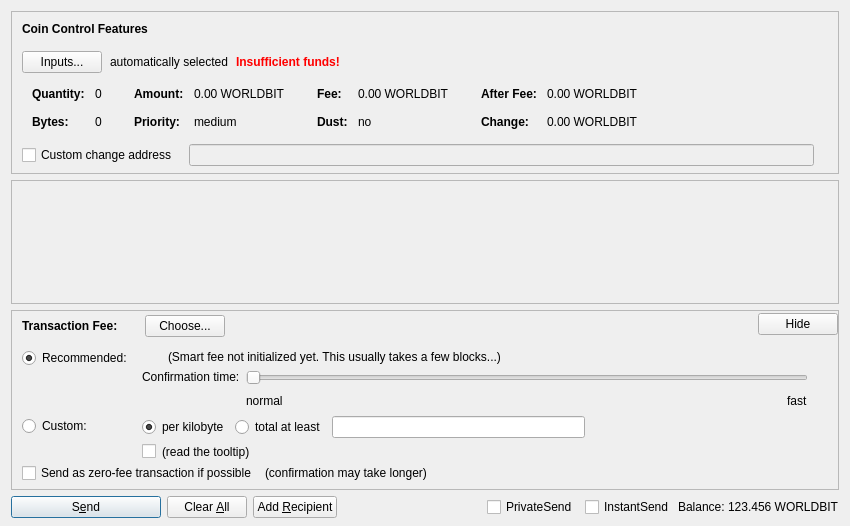
<?xml version="1.0" encoding="UTF-8"?>
<ui version="4.0">
 <class>SendCoinsDialog</class>
 <widget class="QDialog" name="SendCoinsDialog">
  <property name="geometry">
   <rect>
    <x>0</x>
    <y>0</y>
    <width>850</width>
    <height>526</height>
   </rect>
  </property>
  <property name="windowTitle">
   <string>Send Coins</string>
  </property>
  <layout class="QVBoxLayout" name="verticalLayout" stretch="0,1,0,0">
   <property name="bottomMargin">
    <number>8</number>
   </property>
   <item>
    <widget class="QFrame" name="frameCoinControl">
     <property name="sizePolicy">
      <sizepolicy hsizetype="Expanding" vsizetype="Expanding">
       <horstretch>0</horstretch>
       <verstretch>0</verstretch>
      </sizepolicy>
     </property>
     <property name="maximumSize">
      <size>
       <width>16777215</width>
       <height>16777215</height>
      </size>
     </property>
     <property name="frameShape">
      <enum>QFrame::StyledPanel</enum>
     </property>
     <property name="frameShadow">
      <enum>QFrame::Sunken</enum>
     </property>
     <layout class="QVBoxLayout" name="verticalLayoutCoinControl2">
      <property name="spacing">
       <number>0</number>
      </property>
      <property name="leftMargin">
       <number>0</number>
      </property>
      <property name="topMargin">
       <number>0</number>
      </property>
      <property name="rightMargin">
       <number>0</number>
      </property>
      <property name="bottomMargin">
       <number>6</number>
      </property>
      <item>
       <layout class="QVBoxLayout" name="verticalLayoutCoinControl" stretch="0,0,0,0,1">
        <property name="spacing">
         <number>0</number>
        </property>
        <property name="leftMargin">
         <number>10</number>
        </property>
        <property name="topMargin">
         <number>10</number>
        </property>
        <item>
         <layout class="QHBoxLayout" name="horizontalLayoutCoinControl1">
          <property name="bottomMargin">
           <number>15</number>
          </property>
          <item>
           <widget class="QLabel" name="labelCoinControlFeatures">
            <property name="sizePolicy">
             <sizepolicy hsizetype="Preferred" vsizetype="Maximum">
              <horstretch>0</horstretch>
              <verstretch>0</verstretch>
             </sizepolicy>
            </property>
            <property name="font">
             <font>
              <weight>75</weight>
              <bold>true</bold>
             </font>
            </property>
            <property name="styleSheet">
             <string notr="true">font-weight:bold;</string>
            </property>
            <property name="text">
             <string>Coin Control Features</string>
            </property>
           </widget>
          </item>
         </layout>
        </item>
        <item>
         <layout class="QHBoxLayout" name="horizontalLayoutCoinControl2" stretch="0,0,0,0">
          <property name="spacing">
           <number>8</number>
          </property>
          <property name="bottomMargin">
           <number>10</number>
          </property>
          <item>
           <widget class="QPushButton" name="pushButtonCoinControl">
            <property name="styleSheet">
             <string notr="true"/>
            </property>
            <property name="text">
             <string>Inputs...</string>
            </property>
            <property name="autoDefault">
             <bool>false</bool>
            </property>
           </widget>
          </item>
          <item>
           <widget class="QLabel" name="labelCoinControlAutomaticallySelected">
            <property name="text">
             <string>automatically selected</string>
            </property>
            <property name="margin">
             <number>5</number>
            </property>
           </widget>
          </item>
          <item>
           <widget class="QLabel" name="labelCoinControlInsuffFunds">
            <property name="font">
             <font>
              <weight>75</weight>
              <bold>true</bold>
             </font>
            </property>
            <property name="styleSheet">
             <string notr="true">color:red;font-weight:bold;</string>
            </property>
            <property name="text">
             <string>Insufficient funds!</string>
            </property>
            <property name="margin">
             <number>5</number>
            </property>
           </widget>
          </item>
          <item>
           <spacer name="horizontalSpacerCoinControl">
            <property name="orientation">
             <enum>Qt::Horizontal</enum>
            </property>
            <property name="sizeHint" stdset="0">
             <size>
              <width>40</width>
              <height>1</height>
             </size>
            </property>
           </spacer>
          </item>
         </layout>
        </item>
        <item>
         <widget class="QWidget" name="widgetCoinControl" native="true">
          <property name="sizePolicy">
           <sizepolicy hsizetype="Preferred" vsizetype="Preferred">
            <horstretch>0</horstretch>
            <verstretch>0</verstretch>
           </sizepolicy>
          </property>
          <property name="minimumSize">
           <size>
            <width>0</width>
            <height>0</height>
           </size>
          </property>
          <property name="styleSheet">
           <string notr="true"/>
          </property>
          <layout class="QHBoxLayout" name="horizontalLayoutCoinControl5">
           <property name="leftMargin">
            <number>0</number>
           </property>
           <property name="topMargin">
            <number>0</number>
           </property>
           <property name="rightMargin">
            <number>0</number>
           </property>
           <property name="bottomMargin">
            <number>0</number>
           </property>
           <item>
            <layout class="QHBoxLayout" name="horizontalLayoutCoinControl3" stretch="0,0,0,1">
             <property name="spacing">
              <number>20</number>
             </property>
             <property name="topMargin">
              <number>0</number>
             </property>
             <property name="bottomMargin">
              <number>10</number>
             </property>
             <item>
              <layout class="QFormLayout" name="formLayoutCoinControl1">
               <property name="horizontalSpacing">
                <number>10</number>
               </property>
               <property name="verticalSpacing">
                <number>14</number>
               </property>
               <property name="leftMargin">
                <number>10</number>
               </property>
               <property name="topMargin">
                <number>4</number>
               </property>
               <property name="rightMargin">
                <number>6</number>
               </property>
               <item row="0" column="0">
                <widget class="QLabel" name="labelCoinControlQuantityText">
                 <property name="font">
                  <font>
                   <weight>75</weight>
                   <bold>true</bold>
                  </font>
                 </property>
                 <property name="text">
                  <string>Quantity:</string>
                 </property>
                 <property name="margin">
                  <number>0</number>
                 </property>
                </widget>
               </item>
               <item row="0" column="1">
                <widget class="QLabel" name="labelCoinControlQuantity">
                 <property name="cursor">
                  <cursorShape>IBeamCursor</cursorShape>
                 </property>
                 <property name="contextMenuPolicy">
                  <enum>Qt::ActionsContextMenu</enum>
                 </property>
                 <property name="text">
                  <string notr="true">0</string>
                 </property>
                 <property name="margin">
                  <number>0</number>
                 </property>
                 <property name="textInteractionFlags">
                  <set>Qt::LinksAccessibleByMouse|Qt::TextSelectableByKeyboard|Qt::TextSelectableByMouse</set>
                 </property>
                </widget>
               </item>
               <item row="1" column="0">
                <widget class="QLabel" name="labelCoinControlBytesText">
                 <property name="font">
                  <font>
                   <weight>75</weight>
                   <bold>true</bold>
                  </font>
                 </property>
                 <property name="text">
                  <string>Bytes:</string>
                 </property>
                </widget>
               </item>
               <item row="1" column="1">
                <widget class="QLabel" name="labelCoinControlBytes">
                 <property name="cursor">
                  <cursorShape>IBeamCursor</cursorShape>
                 </property>
                 <property name="contextMenuPolicy">
                  <enum>Qt::ActionsContextMenu</enum>
                 </property>
                 <property name="text">
                  <string notr="true">0</string>
                 </property>
                 <property name="textInteractionFlags">
                  <set>Qt::LinksAccessibleByMouse|Qt::TextSelectableByKeyboard|Qt::TextSelectableByMouse</set>
                 </property>
                </widget>
               </item>
              </layout>
             </item>
             <item>
              <layout class="QFormLayout" name="formLayoutCoinControl2">
               <property name="horizontalSpacing">
                <number>10</number>
               </property>
               <property name="verticalSpacing">
                <number>14</number>
               </property>
               <property name="leftMargin">
                <number>6</number>
               </property>
               <property name="topMargin">
                <number>4</number>
               </property>
               <property name="rightMargin">
                <number>6</number>
               </property>
               <item row="0" column="0">
                <widget class="QLabel" name="labelCoinControlAmountText">
                 <property name="font">
                  <font>
                   <weight>75</weight>
                   <bold>true</bold>
                  </font>
                 </property>
                 <property name="text">
                  <string>Amount:</string>
                 </property>
                 <property name="margin">
                  <number>0</number>
                 </property>
                </widget>
               </item>
               <item row="0" column="1">
                <widget class="QLabel" name="labelCoinControlAmount">
                 <property name="cursor">
                  <cursorShape>IBeamCursor</cursorShape>
                 </property>
                 <property name="contextMenuPolicy">
                  <enum>Qt::ActionsContextMenu</enum>
                 </property>
                 <property name="text">
                  <string notr="true">0.00 WORLDBIT</string>
                 </property>
                 <property name="textInteractionFlags">
                  <set>Qt::LinksAccessibleByMouse|Qt::TextSelectableByKeyboard|Qt::TextSelectableByMouse</set>
                 </property>
                </widget>
               </item>
               <item row="1" column="0">
                <widget class="QLabel" name="labelCoinControlPriorityText">
                 <property name="font">
                  <font>
                   <weight>75</weight>
                   <bold>true</bold>
                  </font>
                 </property>
                 <property name="text">
                  <string>Priority:</string>
                 </property>
                </widget>
               </item>
               <item row="1" column="1">
                <widget class="QLabel" name="labelCoinControlPriority">
                 <property name="cursor">
                  <cursorShape>IBeamCursor</cursorShape>
                 </property>
                 <property name="contextMenuPolicy">
                  <enum>Qt::ActionsContextMenu</enum>
                 </property>
                 <property name="text">
                  <string>medium</string>
                 </property>
                 <property name="textInteractionFlags">
                  <set>Qt::LinksAccessibleByMouse|Qt::TextSelectableByKeyboard|Qt::TextSelectableByMouse</set>
                 </property>
                </widget>
               </item>
              </layout>
             </item>
             <item>
              <layout class="QFormLayout" name="formLayoutCoinControl3">
               <property name="horizontalSpacing">
                <number>10</number>
               </property>
               <property name="verticalSpacing">
                <number>14</number>
               </property>
               <property name="leftMargin">
                <number>6</number>
               </property>
               <property name="topMargin">
                <number>4</number>
               </property>
               <property name="rightMargin">
                <number>6</number>
               </property>
               <item row="0" column="0">
                <widget class="QLabel" name="labelCoinControlFeeText">
                 <property name="font">
                  <font>
                   <weight>75</weight>
                   <bold>true</bold>
                  </font>
                 </property>
                 <property name="text">
                  <string>Fee:</string>
                 </property>
                 <property name="margin">
                  <number>0</number>
                 </property>
                </widget>
               </item>
               <item row="0" column="1">
                <widget class="QLabel" name="labelCoinControlFee">
                 <property name="cursor">
                  <cursorShape>IBeamCursor</cursorShape>
                 </property>
                 <property name="contextMenuPolicy">
                  <enum>Qt::ActionsContextMenu</enum>
                 </property>
                 <property name="text">
                  <string notr="true">0.00 WORLDBIT</string>
                 </property>
                 <property name="textInteractionFlags">
                  <set>Qt::LinksAccessibleByMouse|Qt::TextSelectableByKeyboard|Qt::TextSelectableByMouse</set>
                 </property>
                </widget>
               </item>
               <item row="1" column="0">
                <widget class="QLabel" name="labelCoinControlLowOutputText">
                 <property name="font">
                  <font>
                   <weight>75</weight>
                   <bold>true</bold>
                  </font>
                 </property>
                 <property name="text">
                  <string>Dust:</string>
                 </property>
                </widget>
               </item>
               <item row="1" column="1">
                <widget class="QLabel" name="labelCoinControlLowOutput">
                 <property name="cursor">
                  <cursorShape>IBeamCursor</cursorShape>
                 </property>
                 <property name="contextMenuPolicy">
                  <enum>Qt::ActionsContextMenu</enum>
                 </property>
                 <property name="text">
                  <string>no</string>
                 </property>
                 <property name="textInteractionFlags">
                  <set>Qt::LinksAccessibleByMouse|Qt::TextSelectableByKeyboard|Qt::TextSelectableByMouse</set>
                 </property>
                </widget>
               </item>
              </layout>
             </item>
             <item>
              <layout class="QFormLayout" name="formLayoutCoinControl4">
               <property name="horizontalSpacing">
                <number>10</number>
               </property>
               <property name="verticalSpacing">
                <number>14</number>
               </property>
               <property name="leftMargin">
                <number>6</number>
               </property>
               <property name="topMargin">
                <number>4</number>
               </property>
               <property name="rightMargin">
                <number>6</number>
               </property>
               <item row="0" column="0">
                <widget class="QLabel" name="labelCoinControlAfterFeeText">
                 <property name="font">
                  <font>
                   <weight>75</weight>
                   <bold>true</bold>
                  </font>
                 </property>
                 <property name="text">
                  <string>After Fee:</string>
                 </property>
                 <property name="margin">
                  <number>0</number>
                 </property>
                </widget>
               </item>
               <item row="0" column="1">
                <widget class="QLabel" name="labelCoinControlAfterFee">
                 <property name="cursor">
                  <cursorShape>IBeamCursor</cursorShape>
                 </property>
                 <property name="contextMenuPolicy">
                  <enum>Qt::ActionsContextMenu</enum>
                 </property>
                 <property name="text">
                  <string notr="true">0.00 WORLDBIT</string>
                 </property>
                 <property name="textInteractionFlags">
                  <set>Qt::LinksAccessibleByMouse|Qt::TextSelectableByKeyboard|Qt::TextSelectableByMouse</set>
                 </property>
                </widget>
               </item>
               <item row="1" column="0">
                <widget class="QLabel" name="labelCoinControlChangeText">
                 <property name="font">
                  <font>
                   <weight>75</weight>
                   <bold>true</bold>
                  </font>
                 </property>
                 <property name="text">
                  <string>Change:</string>
                 </property>
                </widget>
               </item>
               <item row="1" column="1">
                <widget class="QLabel" name="labelCoinControlChange">
                 <property name="cursor">
                  <cursorShape>IBeamCursor</cursorShape>
                 </property>
                 <property name="contextMenuPolicy">
                  <enum>Qt::ActionsContextMenu</enum>
                 </property>
                 <property name="text">
                  <string notr="true">0.00 WORLDBIT</string>
                 </property>
                 <property name="textInteractionFlags">
                  <set>Qt::LinksAccessibleByMouse|Qt::TextSelectableByKeyboard|Qt::TextSelectableByMouse</set>
                 </property>
                </widget>
               </item>
              </layout>
             </item>
            </layout>
           </item>
          </layout>
         </widget>
        </item>
        <item>
         <layout class="QHBoxLayout" name="horizontalLayoutCoinControl4" stretch="0,0,0">
          <property name="spacing">
           <number>12</number>
          </property>
          <property name="sizeConstraint">
           <enum>QLayout::SetDefaultConstraint</enum>
          </property>
          <property name="topMargin">
           <number>5</number>
          </property>
          <property name="rightMargin">
           <number>5</number>
          </property>
          <item>
           <widget class="QCheckBox" name="checkBoxCoinControlChange">
            <property name="toolTip">
             <string>If this is activated, but the change address is empty or invalid, change will be sent to a newly generated address.</string>
            </property>
            <property name="text">
             <string>Custom change address</string>
            </property>
           </widget>
          </item>
          <item>
           <widget class="QValidatedLineEdit" name="lineEditCoinControlChange">
            <property name="enabled">
             <bool>false</bool>
            </property>
            <property name="sizePolicy">
             <sizepolicy hsizetype="Expanding" vsizetype="Fixed">
              <horstretch>0</horstretch>
              <verstretch>0</verstretch>
             </sizepolicy>
            </property>
           </widget>
          </item>
          <item>
           <widget class="QLabel" name="labelCoinControlChangeLabel">
            <property name="sizePolicy">
             <sizepolicy hsizetype="Preferred" vsizetype="Expanding">
              <horstretch>0</horstretch>
              <verstretch>0</verstretch>
             </sizepolicy>
            </property>
            <property name="minimumSize">
             <size>
              <width>0</width>
              <height>0</height>
             </size>
            </property>
            <property name="text">
             <string/>
            </property>
            <property name="margin">
             <number>3</number>
            </property>
           </widget>
          </item>
         </layout>
        </item>
        <item>
         <spacer name="verticalSpacerCoinControl">
          <property name="orientation">
           <enum>Qt::Vertical</enum>
          </property>
          <property name="sizeHint" stdset="0">
           <size>
            <width>800</width>
            <height>1</height>
           </size>
          </property>
         </spacer>
        </item>
       </layout>
      </item>
     </layout>
    </widget>
   </item>
   <item>
    <widget class="QScrollArea" name="scrollArea">
     <property name="widgetResizable">
      <bool>true</bool>
     </property>
     <widget class="QWidget" name="scrollAreaWidgetContents">
      <property name="geometry">
       <rect>
        <x>0</x>
        <y>0</y>
        <width>830</width>
        <height>69</height>
       </rect>
      </property>
      <layout class="QVBoxLayout" name="verticalLayout_2" stretch="0,1">
       <property name="leftMargin">
        <number>0</number>
       </property>
       <property name="topMargin">
        <number>0</number>
       </property>
       <property name="rightMargin">
        <number>0</number>
       </property>
       <property name="bottomMargin">
        <number>0</number>
       </property>
       <item>
        <layout class="QVBoxLayout" name="entries">
         <property name="spacing">
          <number>6</number>
         </property>
        </layout>
       </item>
       <item>
        <spacer name="verticalSpacer">
         <property name="orientation">
          <enum>Qt::Vertical</enum>
         </property>
         <property name="sizeHint" stdset="0">
          <size>
           <width>20</width>
           <height>40</height>
          </size>
         </property>
        </spacer>
       </item>
      </layout>
     </widget>
    </widget>
   </item>
   <item>
    <widget class="QFrame" name="frameFee">
     <property name="sizePolicy">
      <sizepolicy hsizetype="Expanding" vsizetype="Expanding">
       <horstretch>0</horstretch>
       <verstretch>0</verstretch>
      </sizepolicy>
     </property>
     <property name="maximumSize">
      <size>
       <width>16777215</width>
       <height>16777215</height>
      </size>
     </property>
     <property name="frameShape">
      <enum>QFrame::StyledPanel</enum>
     </property>
     <property name="frameShadow">
      <enum>QFrame::Sunken</enum>
     </property>
     <layout class="QVBoxLayout" name="verticalLayoutFee1">
      <property name="spacing">
       <number>0</number>
      </property>
      <property name="leftMargin">
       <number>0</number>
      </property>
      <property name="topMargin">
       <number>0</number>
      </property>
      <property name="rightMargin">
       <number>0</number>
      </property>
      <property name="bottomMargin">
       <number>0</number>
      </property>
      <item>
       <layout class="QVBoxLayout" name="verticalLayoutFee2" stretch="0,0,0">
        <property name="spacing">
         <number>0</number>
        </property>
        <property name="leftMargin">
         <number>10</number>
        </property>
        <property name="topMargin">
         <number>0</number>
        </property>
        <item>
         <layout class="QHBoxLayout" name="horizontalLayoutFee1">
          <property name="bottomMargin">
           <number>0</number>
          </property>
          <item>
           <layout class="QVBoxLayout" name="verticalLayoutFee7">
            <property name="spacing">
             <number>0</number>
            </property>
            <item>
             <spacer name="verticalSpacerSmartFee">
              <property name="orientation">
               <enum>Qt::Vertical</enum>
              </property>
              <property name="sizeType">
               <enum>QSizePolicy::Fixed</enum>
              </property>
              <property name="sizeHint" stdset="0">
               <size>
                <width>1</width>
                <height>4</height>
               </size>
              </property>
             </spacer>
            </item>
            <item>
             <layout class="QHBoxLayout" name="horizontalLayoutSmartFee">
              <property name="spacing">
               <number>10</number>
              </property>
              <item>
               <widget class="QLabel" name="labelFeeHeadline">
                <property name="sizePolicy">
                 <sizepolicy hsizetype="Preferred" vsizetype="Maximum">
                  <horstretch>0</horstretch>
                  <verstretch>0</verstretch>
                 </sizepolicy>
                </property>
                <property name="font">
                 <font>
                  <weight>75</weight>
                  <bold>true</bold>
                 </font>
                </property>
                <property name="styleSheet">
                 <string notr="true">font-weight:bold;</string>
                </property>
                <property name="text">
                 <string>Transaction Fee:</string>
                </property>
               </widget>
              </item>
              <item>
               <widget class="QLabel" name="labelFeeMinimized">
                <property name="text">
                 <string/>
                </property>
               </widget>
              </item>
              <item>
               <widget class="QPushButton" name="buttonChooseFee">
                <property name="text">
                 <string>Choose...</string>
                </property>
               </widget>
              </item>
             </layout>
            </item>
            <item>
             <spacer name="verticalSpacer_5">
              <property name="orientation">
               <enum>Qt::Vertical</enum>
              </property>
              <property name="sizeHint" stdset="0">
               <size>
                <width>1</width>
                <height>1</height>
               </size>
              </property>
             </spacer>
            </item>
           </layout>
          </item>
          <item>
           <spacer name="horizontalSpacer_4">
            <property name="orientation">
             <enum>Qt::Horizontal</enum>
            </property>
            <property name="sizeHint" stdset="0">
             <size>
              <width>40</width>
              <height>20</height>
             </size>
            </property>
           </spacer>
          </item>
          <item>
           <widget class="QPushButton" name="buttonMinimizeFee">
            <property name="toolTip">
             <string>collapse fee-settings</string>
            </property>
            <property name="text">
             <string>Hide</string>
            </property>
           </widget>
          </item>
         </layout>
        </item>
        <item>
         <widget class="QFrame" name="frameFeeSelection">
          <layout class="QVBoxLayout" name="verticalLayoutFee12">
           <property name="spacing">
            <number>0</number>
           </property>
           <property name="leftMargin">
            <number>0</number>
           </property>
           <property name="topMargin">
            <number>0</number>
           </property>
           <property name="rightMargin">
            <number>0</number>
           </property>
           <property name="bottomMargin">
            <number>0</number>
           </property>
           <item>
            <layout class="QGridLayout" name="gridLayoutFee">
             <property name="topMargin">
              <number>10</number>
             </property>
             <property name="bottomMargin">
              <number>4</number>
             </property>
             <property name="horizontalSpacing">
              <number>10</number>
             </property>
             <property name="verticalSpacing">
              <number>4</number>
             </property>
             <item row="1" column="1">
              <layout class="QVBoxLayout" name="verticalLayoutFee8">
               <property name="spacing">
                <number>6</number>
               </property>
               <item>
                <layout class="QHBoxLayout" name="horizontalLayoutFee13">
                 <item>
                  <widget class="QRadioButton" name="radioCustomPerKilobyte">
                   <property name="toolTip">
                    <string>If the custom fee is set to 1000 duffs and the transaction is only 250 bytes, then &quot;per kilobyte&quot; only pays 250 duffs in fee,&lt;br /&gt;while &quot;at least&quot; pays 1000 duffs. For transactions bigger than a kilobyte both pay by kilobyte.</string>
                   </property>
                   <property name="text">
                    <string>per kilobyte</string>
                   </property>
                   <property name="checked">
                    <bool>true</bool>
                   </property>
                   <attribute name="buttonGroup">
                    <string notr="true">groupCustomFee</string>
                   </attribute>
                  </widget>
                 </item>
                 <item>
                  <widget class="QRadioButton" name="radioCustomAtLeast">
                   <property name="toolTip">
                    <string>If the custom fee is set to 1000 duffs and the transaction is only 250 bytes, then &quot;per kilobyte&quot; only pays 250 duffs in fee,&lt;br /&gt;while &quot;total at least&quot; pays 1000 duffs. For transactions bigger than a kilobyte both pay by kilobyte.</string>
                   </property>
                   <property name="text">
                    <string>total at least</string>
                   </property>
                   <attribute name="buttonGroup">
                    <string notr="true">groupCustomFee</string>
                   </attribute>
                  </widget>
                 </item>
                 <item>
                  <widget class="BitcoinAmountField" name="customFee"/>
                 </item>
                 <item>
                  <spacer name="horizontalSpacer_6">
                   <property name="orientation">
                    <enum>Qt::Horizontal</enum>
                   </property>
                   <property name="sizeHint" stdset="0">
                    <size>
                     <width>1</width>
                     <height>1</height>
                    </size>
                   </property>
                  </spacer>
                 </item>
                </layout>
               </item>
               <item>
                <layout class="QHBoxLayout" name="horizontalLayoutFee8">
                 <item>
                  <widget class="QCheckBox" name="checkBoxMinimumFee">
                   <property name="toolTip">
                    <string>Paying only the minimum fee is just fine as long as there is less transaction volume than space in the blocks.&lt;br /&gt;But be aware that this can end up in a never confirming transaction once there is more demand for worldbit transactions than the network can process.</string>
                   </property>
                   <property name="text">
                    <string/>
                   </property>
                  </widget>
                 </item>
                 <item>
                  <widget class="QLabel" name="labelMinFeeWarning">
                   <property name="enabled">
                    <bool>true</bool>
                   </property>
                   <property name="toolTip">
                    <string>Paying only the minimum fee is just fine as long as there is less transaction volume than space in the blocks.&lt;br /&gt;But be aware that this can end up in a never confirming transaction once there is more demand for worldbit transactions than the network can process.</string>
                   </property>
                   <property name="text">
                    <string>(read the tooltip)</string>
                   </property>
                   <property name="margin">
                    <number>5</number>
                   </property>
                  </widget>
                 </item>
                 <item>
                  <spacer name="horizontalSpacer_2">
                   <property name="orientation">
                    <enum>Qt::Horizontal</enum>
                   </property>
                   <property name="sizeHint" stdset="0">
                    <size>
                     <width>1</width>
                     <height>1</height>
                    </size>
                   </property>
                  </spacer>
                 </item>
                </layout>
               </item>
              </layout>
             </item>
             <item row="0" column="0">
              <layout class="QVBoxLayout" name="verticalLayoutFee4" stretch="0,1">
               <item>
                <widget class="QRadioButton" name="radioSmartFee">
                 <property name="text">
                  <string>Recommended:</string>
                 </property>
                 <property name="checked">
                  <bool>true</bool>
                 </property>
                 <attribute name="buttonGroup">
                  <string notr="true">groupFee</string>
                 </attribute>
                </widget>
               </item>
               <item>
                <spacer name="verticalSpacer_2">
                 <property name="orientation">
                  <enum>Qt::Vertical</enum>
                 </property>
                 <property name="sizeHint" stdset="0">
                  <size>
                   <width>1</width>
                   <height>1</height>
                  </size>
                 </property>
                </spacer>
               </item>
              </layout>
             </item>
             <item row="1" column="0">
              <layout class="QVBoxLayout" name="verticalLayoutFee9" stretch="0,1">
               <item>
                <widget class="QRadioButton" name="radioCustomFee">
                 <property name="text">
                  <string>Custom:</string>
                 </property>
                 <attribute name="buttonGroup">
                  <string notr="true">groupFee</string>
                 </attribute>
                </widget>
               </item>
               <item>
                <spacer name="verticalSpacer_6">
                 <property name="orientation">
                  <enum>Qt::Vertical</enum>
                 </property>
                 <property name="sizeHint" stdset="0">
                  <size>
                   <width>1</width>
                   <height>1</height>
                  </size>
                 </property>
                </spacer>
               </item>
              </layout>
             </item>
             <item row="0" column="1">
              <layout class="QVBoxLayout" name="verticalLayoutFee3" stretch="0,0,1">
               <property name="spacing">
                <number>6</number>
               </property>
               <property name="topMargin">
                <number>2</number>
               </property>
               <item>
                <layout class="QHBoxLayout" name="horizontalLayoutFee12">
                 <item>
                  <widget class="QLabel" name="labelSmartFee">
                   <property name="text">
                    <string/>
                   </property>
                   <property name="margin">
                    <number>2</number>
                   </property>
                  </widget>
                 </item>
                 <item>
                  <widget class="QLabel" name="labelFeeEstimation">
                   <property name="text">
                    <string/>
                   </property>
                  </widget>
                 </item>
                 <item>
                  <widget class="QLabel" name="labelSmartFee2">
                   <property name="text">
                    <string>(Smart fee not initialized yet. This usually takes a few blocks...)</string>
                   </property>
                   <property name="margin">
                    <number>2</number>
                   </property>
                  </widget>
                 </item>
                 <item>
                  <spacer name="horizontalSpacer_5">
                   <property name="orientation">
                    <enum>Qt::Horizontal</enum>
                   </property>
                   <property name="sizeHint" stdset="0">
                    <size>
                     <width>1</width>
                     <height>1</height>
                    </size>
                   </property>
                  </spacer>
                 </item>
                </layout>
               </item>
               <item>
                <layout class="QHBoxLayout" name="horizontalLayoutFee9">
                 <item>
                  <layout class="QVBoxLayout" name="verticalLayoutFee6">
                   <item>
                    <widget class="QLabel" name="labelSmartFee3">
                     <property name="text">
                      <string>Confirmation time:</string>
                     </property>
                     <property name="margin">
                      <number>2</number>
                     </property>
                    </widget>
                   </item>
                   <item>
                    <spacer name="verticalSpacer_3">
                     <property name="orientation">
                      <enum>Qt::Vertical</enum>
                     </property>
                     <property name="sizeHint" stdset="0">
                      <size>
                       <width>1</width>
                       <height>1</height>
                      </size>
                     </property>
                    </spacer>
                   </item>
                  </layout>
                 </item>
                 <item>
                  <layout class="QVBoxLayout" name="verticalLayoutFee5">
                   <property name="rightMargin">
                    <number>30</number>
                   </property>
                   <item>
                    <widget class="QSlider" name="sliderSmartFee">
                     <property name="minimum">
                      <number>0</number>
                     </property>
                     <property name="maximum">
                      <number>24</number>
                     </property>
                     <property name="pageStep">
                      <number>1</number>
                     </property>
                     <property name="value">
                      <number>0</number>
                     </property>
                     <property name="orientation">
                      <enum>Qt::Horizontal</enum>
                     </property>
                     <property name="invertedAppearance">
                      <bool>false</bool>
                     </property>
                     <property name="invertedControls">
                      <bool>false</bool>
                     </property>
                     <property name="tickPosition">
                      <enum>QSlider::NoTicks</enum>
                     </property>
                    </widget>
                   </item>
                   <item>
                    <layout class="QHBoxLayout" name="horizontalLayoutFee10">
                     <item>
                      <widget class="QLabel" name="labelSmartFeeNormal">
                       <property name="text">
                        <string>normal</string>
                       </property>
                      </widget>
                     </item>
                     <item>
                      <spacer name="horizontalSpacer_3">
                       <property name="orientation">
                        <enum>Qt::Horizontal</enum>
                       </property>
                       <property name="sizeHint" stdset="0">
                        <size>
                         <width>40</width>
                         <height>20</height>
                        </size>
                       </property>
                      </spacer>
                     </item>
                     <item>
                      <widget class="QLabel" name="labelSmartFeeFast">
                       <property name="text">
                        <string>fast</string>
                       </property>
                      </widget>
                     </item>
                    </layout>
                   </item>
                  </layout>
                 </item>
                </layout>
               </item>
               <item>
                <spacer name="verticalSpacer_4">
                 <property name="orientation">
                  <enum>Qt::Vertical</enum>
                 </property>
                 <property name="sizeHint" stdset="0">
                  <size>
                   <width>1</width>
                   <height>1</height>
                  </size>
                 </property>
                </spacer>
               </item>
              </layout>
             </item>
            </layout>
           </item>
           <item>
            <layout class="QHBoxLayout" name="horizontalLayoutFee5" stretch="0,0,0">
             <property name="spacing">
              <number>8</number>
             </property>
             <property name="bottomMargin">
              <number>4</number>
             </property>
             <item>
              <widget class="QCheckBox" name="checkBoxFreeTx">
               <property name="text">
                <string>Send as zero-fee transaction if possible</string>
               </property>
              </widget>
             </item>
             <item>
              <widget class="QLabel" name="labelFreeTx">
               <property name="text">
                <string>(confirmation may take longer)</string>
               </property>
               <property name="margin">
                <number>5</number>
               </property>
              </widget>
             </item>
             <item>
              <spacer name="horizontalSpacerFee5">
               <property name="orientation">
                <enum>Qt::Horizontal</enum>
               </property>
               <property name="sizeHint" stdset="0">
                <size>
                 <width>1</width>
                 <height>1</height>
                </size>
               </property>
              </spacer>
             </item>
            </layout>
           </item>
           <item>
            <spacer name="verticalSpacerFee2">
             <property name="orientation">
              <enum>Qt::Vertical</enum>
             </property>
             <property name="sizeHint" stdset="0">
              <size>
               <width>1</width>
               <height>1</height>
              </size>
             </property>
            </spacer>
           </item>
          </layout>
         </widget>
        </item>
        <item>
         <spacer name="verticalSpacerFee">
          <property name="orientation">
           <enum>Qt::Vertical</enum>
          </property>
          <property name="sizeHint" stdset="0">
           <size>
            <width>800</width>
            <height>1</height>
           </size>
          </property>
         </spacer>
        </item>
       </layout>
      </item>
     </layout>
    </widget>
   </item>
   <item>
    <layout class="QHBoxLayout" name="horizontalLayout">
     <item>
      <widget class="QPushButton" name="sendButton">
       <property name="minimumSize">
        <size>
         <width>150</width>
         <height>0</height>
        </size>
       </property>
       <property name="toolTip">
        <string>Confirm the send action</string>
       </property>
       <property name="text">
        <string>S&amp;end</string>
       </property>
       <property name="autoDefault">
        <bool>false</bool>
       </property>
       <property name="default">
        <bool>true</bool>
       </property>
      </widget>
     </item>
     <item>
      <widget class="QPushButton" name="clearButton">
       <property name="sizePolicy">
        <sizepolicy hsizetype="Minimum" vsizetype="Fixed">
         <horstretch>0</horstretch>
         <verstretch>0</verstretch>
        </sizepolicy>
       </property>
       <property name="toolTip">
        <string>Clear all fields of the form.</string>
       </property>
       <property name="text">
        <string>Clear &amp;All</string>
       </property>
       <property name="autoDefault">
        <bool>false</bool>
       </property>
      </widget>
     </item>
     <item>
      <widget class="QPushButton" name="addButton">
       <property name="toolTip">
        <string>Send to multiple recipients at once</string>
       </property>
       <property name="text">
        <string>Add &amp;Recipient</string>
       </property>
       <property name="autoDefault">
        <bool>false</bool>
       </property>
      </widget>
     </item>
     <item>
      <spacer name="horizontalSpacer">
       <property name="orientation">
        <enum>Qt::Horizontal</enum>
       </property>
       <property name="sizeHint" stdset="0">
        <size>
         <width>40</width>
         <height>20</height>
        </size>
       </property>
      </spacer>
     </item>
     <item>
      <layout class="QHBoxLayout" name="horizontalLayout_2">
       <property name="spacing">
        <number>3</number>
       </property>
       <item>
        <widget class="QCheckBox" name="checkUsePrivateSend">
         <property name="minimumSize">
          <size>
           <width>95</width>
           <height>0</height>
          </size>
         </property>
         <property name="text">
          <string>PrivateSend</string>
         </property>
         <property name="checked">
          <bool>false</bool>
         </property>
        </widget>
       </item>
       <item>
        <widget class="QCheckBox" name="checkUseInstantSend">
         <property name="enabled">
          <bool>true</bool>
         </property>
         <property name="minimumSize">
          <size>
           <width>85</width>
           <height>0</height>
          </size>
         </property>
         <property name="text">
          <string>InstantSend</string>
         </property>
        </widget>
       </item>
       <item>
        <widget class="QLabel" name="label">
         <property name="text">
          <string>Balance:</string>
         </property>
        </widget>
       </item>
       <item>
        <widget class="QLabel" name="labelBalance">
         <property name="sizePolicy">
          <sizepolicy hsizetype="Preferred" vsizetype="Fixed">
           <horstretch>0</horstretch>
           <verstretch>0</verstretch>
          </sizepolicy>
         </property>
         <property name="cursor">
          <cursorShape>IBeamCursor</cursorShape>
         </property>
         <property name="text">
          <string notr="true">123.456 WORLDBIT</string>
         </property>
         <property name="textInteractionFlags">
          <set>Qt::LinksAccessibleByMouse|Qt::TextSelectableByKeyboard|Qt::TextSelectableByMouse</set>
         </property>
        </widget>
       </item>
      </layout>
     </item>
    </layout>
   </item>
  </layout>
 </widget>
 <customwidgets>
  <customwidget>
   <class>QValidatedLineEdit</class>
   <extends>QLineEdit</extends>
   <header>qvalidatedlineedit.h</header>
  </customwidget>
  <customwidget>
   <class>BitcoinAmountField</class>
   <extends>QLineEdit</extends>
   <header>bitcoinamountfield.h</header>
   <container>1</container>
  </customwidget>
 </customwidgets>
 <resources>
  <include location="../worldbit.qrc"/>
 </resources>
 <connections/>
 <buttongroups>
  <buttongroup name="groupCustomFee"/>
  <buttongroup name="groupFee"/>
 </buttongroups>
</ui>
